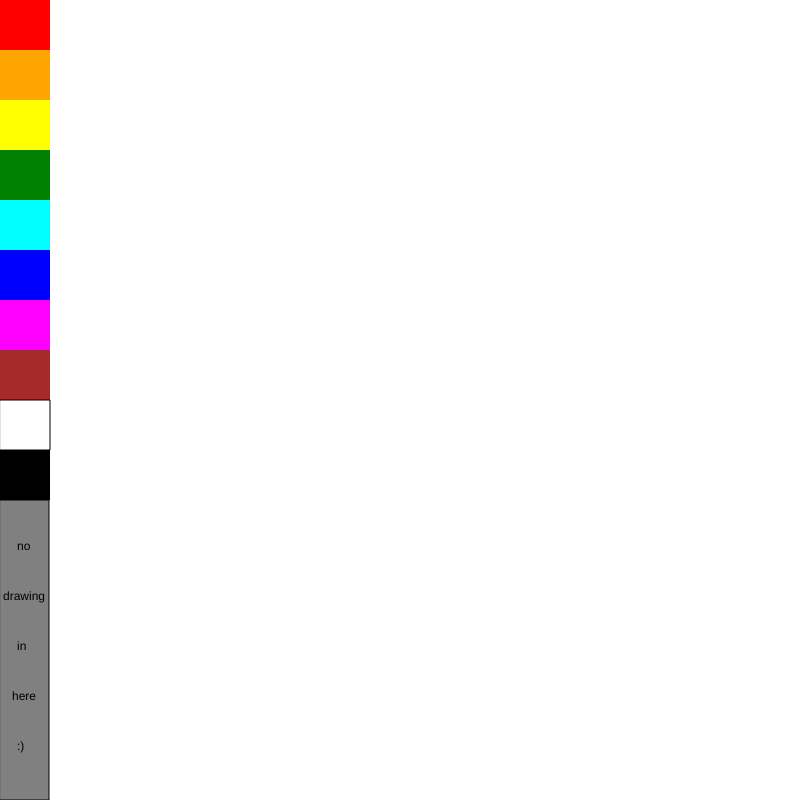
Frame 1 (no input)
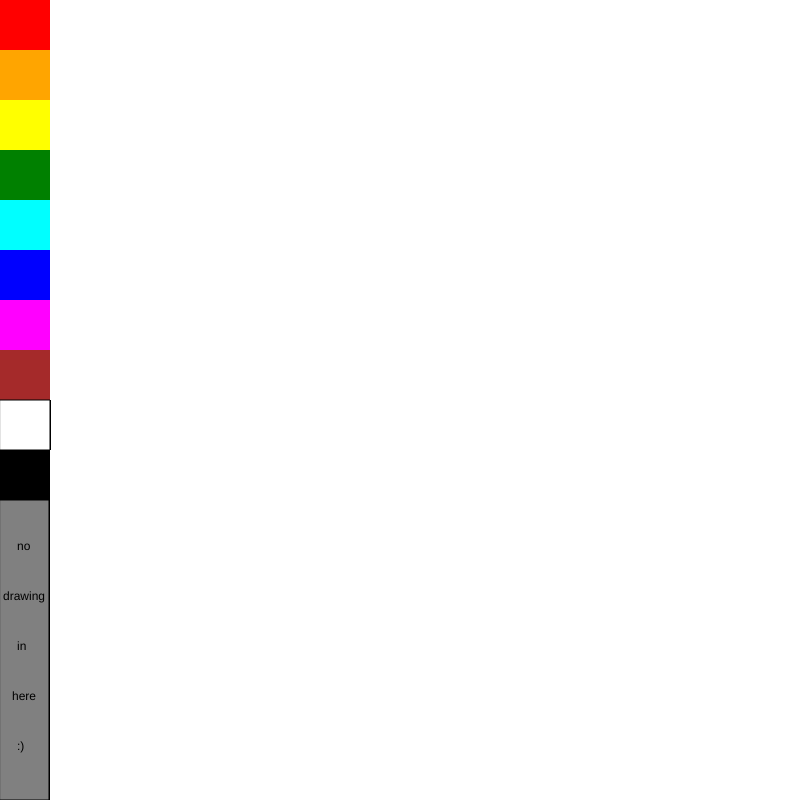
Frame 60 (no input)
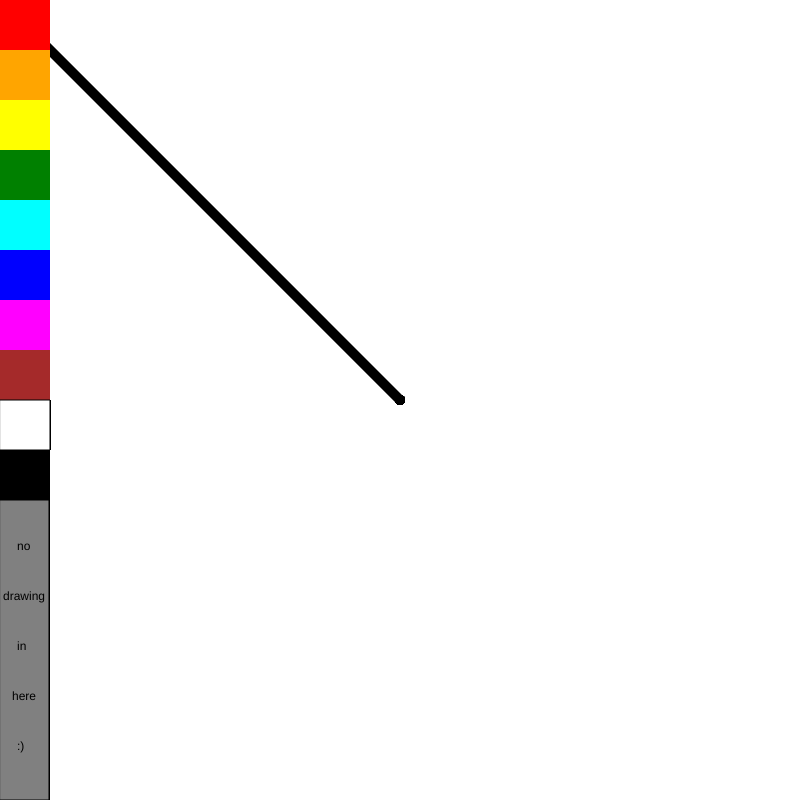
Frame 120 (the mouse pressed at the canvas centre since frame 60)

The p5.js sketch that drew these frames (run headless with seeded random() and noise() and a simulated clock; from frame 60 on, the mouse is pressed at the canvas centre):

// p5.js sketch
// ── sketch.js
let currentColor, red, orange, yellow, green, cyan, blue, magenta, brown, black, white;

function setup() {
  createCanvas(800, 800);
  background(255);
  currentColor = 0;
  red = new colorSelect(0, "red");
  orange = new colorSelect(50,"orange");
  yellow = new colorSelect(100,"yellow");
  green = new colorSelect(150,"green");
  cyan = new colorSelect(200,"cyan");
  blue = new colorSelect(250,"blue");
  magenta = new colorSelect(300,"magenta");
  brown = new colorSelect(350,"brown");
  white = new colorSelect(400,"white");
  black = new colorSelect(450, "black");
}

function draw() {
  fill("grey");
  rect(0,500,49,300);
  fill("black");
  text("no", 17, 550);
  text("drawing", 3,600);
  text("in", 17,650);
  text("here", 12, 700);
  text(":)",17,750);
  fill(0);
  if(mouseIsPressed){
    if(mouseX>51){
      drawing();
    }
  }

  red.appear();
  red.onMousePressed();
  orange.appear();
  yellow.appear();
  green.appear();
  cyan.appear();
  blue.appear();
  magenta.appear();
  brown.appear();
  white.appear();
  black.appear();
}

class colorSelect{
  constructor(y, color){
    this.x = 0;
    this.y = y;
    this.w = 50;
    this.h = 50;
    this.color = color;
  }
  appear(){
    push();
    
    if(this.color != "white"){
      noStroke();
    }

    fill(this.color);
    rect(this.x, this.y, this.w, this.h);
    pop();
  }

  onMousePressed(){
    if(mouseIsPressed){
      if(mouseX < 50){
        if(mouseY>0 && mouseY < 50){
          currentColor = "red";
        }
        else if(mouseY>50 && mouseY <100){
          currentColor = "orange";
        }
        else if(mouseY>100 && mouseY<150){
          currentColor = "yellow";
        }
        else if(mouseY>150 && mouseY< 200){
          currentColor = "green";
        }
        else if(mouseY>200 && mouseY<250){
          currentColor = "cyan";
        }
        else if(mouseY>250 && mouseY<300){
          currentColor = "blue";
        }
        else if(mouseY > 300 && mouseY<350){
          currentColor = "magenta";
        }
        else if(mouseY>350 && mouseY<400){
          currentColor = "brown";
        }
        else if(mouseY>400 && mouseY<450){
          currentColor = "white";
        }
        else if(mouseY>450 && mouseY<500){
          currentColor = "black";
        }
      }
    }
  }
}


function drawing(){
  push();
  stroke(currentColor);
  strokeWeight(10);
  line(pmouseX, pmouseY, mouseX, mouseY);
  pop();
}
function mousePressed(){
  
}
